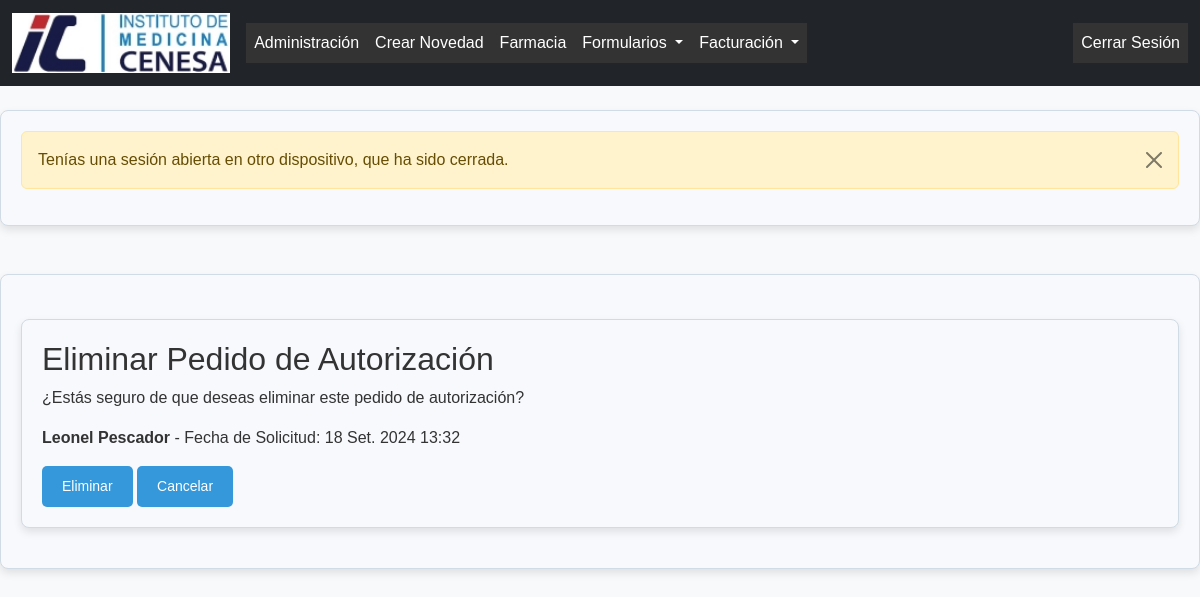
The app's page /pedido/eliminar/13/ (signed in) with its own data.
### formularios/models.py (models this page shows, shortened)
class PedidoAutorizacion(models.Model):
    SOLICITUD_PENDIENTE = 'pendiente'
    SOLICITUD_APROBADA = 'aprobada'
    SOLICITUD_RECHAZADA = 'rechazada'
    ESTADO_CHOICES = [
        (SOLICITUD_PENDIENTE, 'Pendiente'),
        (SOLICITUD_APROBADA, 'Aprobada'),
        (SOLICITUD_RECHAZADA, 'Rechazada'),
    ]
    usuario = models.ForeignKey(User, on_delete=models.CASCADE, null=True, blank=True)# Vincula con el usuario autenticado
    nombre_solicitante = models.CharField(max_length=255)
    fecha_solicitud = models.DateTimeField(auto_now_add=True)
    pdf_solicitud = models.FileField(upload_to='pdf/solicitudes/')
    estado = models.CharField(max_length=20, choices=ESTADO_CHOICES, default=SOLICITUD_PENDIENTE)
    comentarios = models.TextField(blank=True, null=True)

### formularios/views.py (the view)
# urls.py: path('pedido/eliminar/<int:id>/', views.eliminar_pedido_autorizacion, name='eliminar_pedido_autorizacion'),
@login_required
def eliminar_pedido_autorizacion(request, id):
    pedido = get_object_or_404(PedidoAutorizacion, id=id)
    es_dueno = pedido.usuario == request.user
    perfil_usuario = PerfilUsuario.objects.filter(usuario=request.user).first()
    es_admin_o_rrhh = perfil_usuario and perfil_usuario.tipo_usuario.nombre in ['admin', 'rrhh']
    if not es_admin_o_rrhh and pedido.estado in [PedidoAutorizacion.SOLICITUD_APROBADA, PedidoAutorizacion.SOLICITUD_RECHAZADA]:
        messages.error(request, 'No puedes eliminar un pedido que ha sido aprobado o rechazado.')
        return redirect('listar_pedidos_autorizacion')
    if es_dueno or es_admin_o_rrhh:
        if request.method == 'POST':
            if pedido.pdf_solicitud and os.path.isfile(pedido.pdf_solicitud.path):
                os.remove(pedido.pdf_solicitud.path)
            pedido.delete()
            messages.success(request, 'El pedido de autorización ha sido eliminado correctamente.')
            return redirect('listar_pedidos_autorizacion')
    else:
        messages.error(request, 'No tienes permiso para eliminar este pedido.')
    return render(request, 'solicitar/eliminar_pedido_autorizacion.html', {'pedido': pedido})

### formularios/context_processors.py (called while the page is built)
def agregar_tipo_usuario(request):
    if request.user.is_authenticated:
        perfil = PerfilUsuario.objects.filter(usuario=request.user).first()
        return {'tipo_usuario': perfil.tipo_usuario.nombre if perfil else None}
    return {}

### formularios/templates/solicitar/eliminar_pedido_autorizacion.html (shortened to what this page needs)
{% extends 'base.html' %}
{% block content %}
<div class="container mt-4">
    <h2>Eliminar Pedido de Autorización</h2>
    <p>¿Estás seguro de que deseas eliminar este pedido de autorización?</p>
    <p><strong>{{ pedido.nombre_solicitante }}</strong> - Fecha de Solicitud: {{ pedido.fecha_solicitud }}</p>
    <form method="post">
        <button type="submit" class="btn btn-danger">Eliminar</button>
        <a href="{% url 'listar_pedidos_autorizacion' %}" class="btn btn-secondary">Cancelar</a>
    </form>
</div>
{% endblock %}

### formularios/static/css/styles.css (style rules this page uses)
body { font-family: 'Poppins', sans-serif; background-color: #f8f9fa; color: #333; margin: 0; padding: 0; }
.container { background-color: #f7f9fc; border: 1px solid #d1dbe5; border-radius: 8px; box-shadow: 0 4px 8px rgba(0, 0, 0, 0.1); padding: 20px; margin: 20px auto; max-width: 1200px; }
.btn { background-color: #3498db; color: #fff; padding: 10px 20px; border-radius: 5px; border: none; cursor: pointer; font-size: 14px; text-align: center; text-decoration: none; display: inline-block; transition: background-color 0.3s ease; }
html, body { height: 100%; }

### records on screen
PedidoAutorizacion: nombre_solicitante "Leonel Pescador", fecha_solicitud "18 Set. 2024 13:32"

### other values on screen
{{ message }} "Tenías una sesión abierta en otro dispositivo, que ha sido cerrada."
